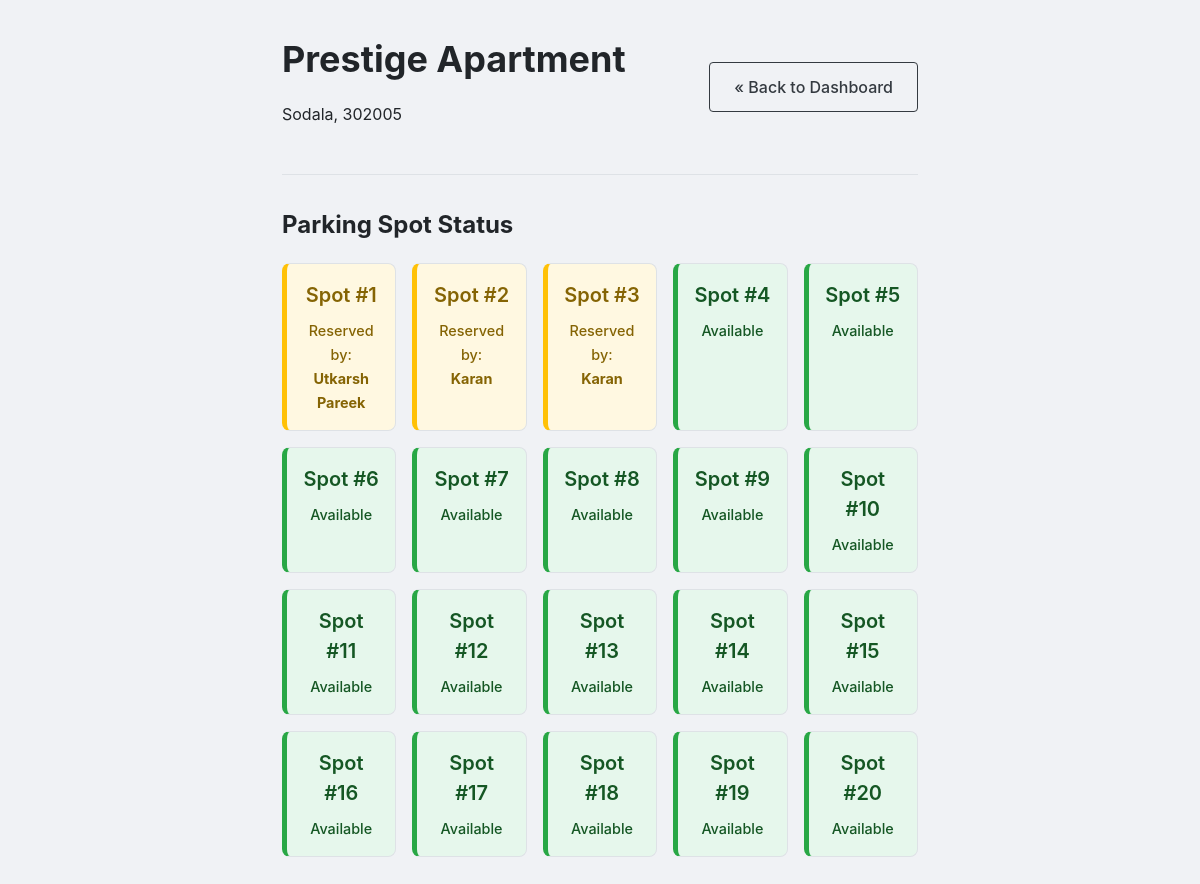
The page /admin/lot/1 (signed in) on the database as committed earlier.
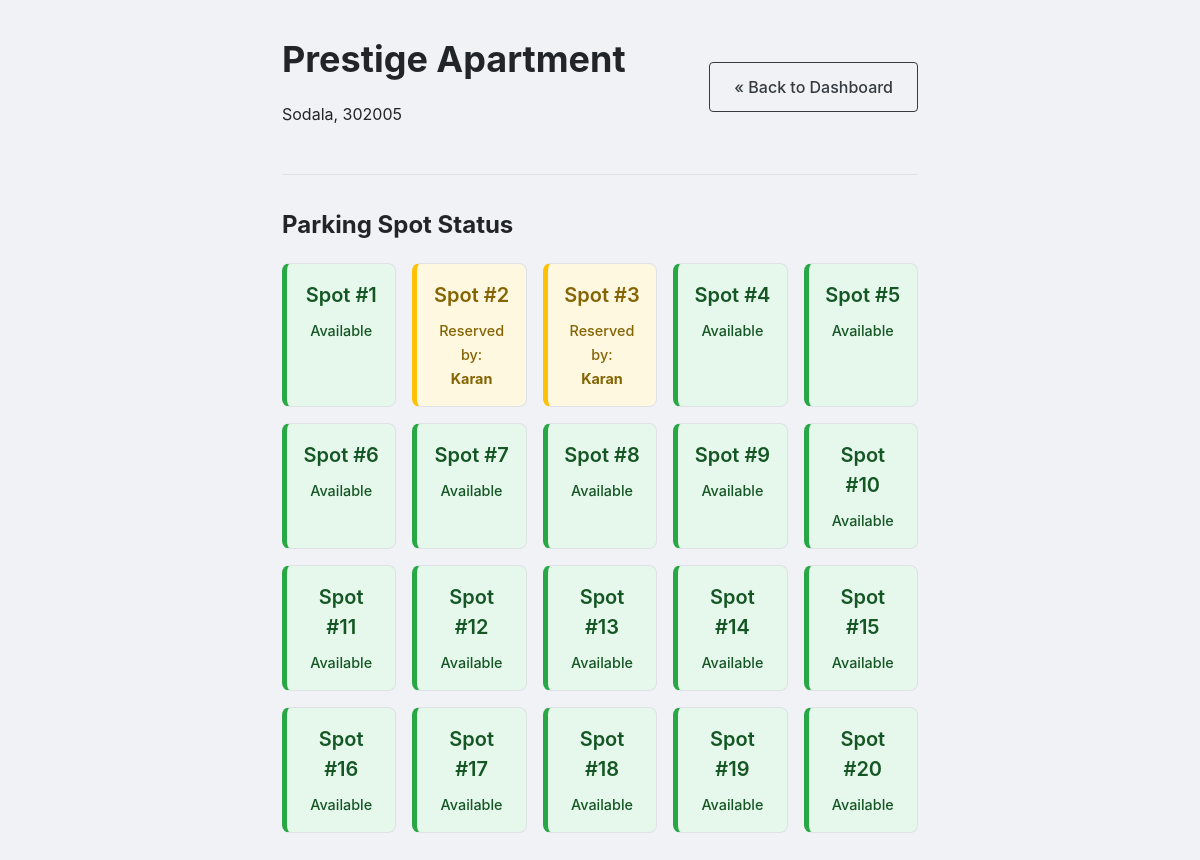
The same page on the database as committed later.
### models/database.py (models this page shows, shortened)
class ParkingSpot(db.Model):
    __tablename__ = 'parking_spot'
    id = db.Column(db.Integer, primary_key=True)
    lot_id = db.Column(db.Integer, db.ForeignKey('parking_lot.id'), nullable=False)
    spot_number = db.Column(db.Integer, nullable=False)
    status = db.Column(db.String(1), default='A', nullable=False) # 'A' for Available, 'O' for Occupied, 'R' for Reserved
    reservations = db.relationship('Reservation', backref='spot', lazy=True, cascade="all, delete-orphan")

class Reservation(db.Model):
    __tablename__ = 'reservation'
    id = db.Column(db.Integer, primary_key=True)
    spot_id = db.Column(db.Integer, db.ForeignKey('parking_spot.id'), nullable=False)
    user_id = db.Column(db.Integer, db.ForeignKey('user.id'), nullable=False)
    start_time = db.Column(db.DateTime, nullable=True)
    end_time = db.Column(db.DateTime, nullable=True)
    total_cost = db.Column(db.Float, nullable=True)

class User(db.Model):
    __tablename__ = 'user'
    id = db.Column(db.Integer, primary_key=True)
    email = db.Column(db.String(120), unique=True, nullable=False)
    full_name = db.Column(db.String(50), nullable=False)
    password_hash = db.Column(db.String(128), nullable=False)
    is_admin = db.Column(db.Boolean, default=False, nullable=False)
    address = db.Column(db.String(100), nullable=False)
    pincode = db.Column(db.String(10), nullable=False)
    reservations = db.relationship('Reservation', backref='spot', lazy=True, cascade="all, delete-orphan")
    reservations = db.relationship('Reservation', backref='user', lazy=True, cascade="all, delete-orphan")

### routes/admin_routes.py (the view)
@admin_bp.route('/admin/lot/<int:lot_id>')
def lot_details(lot_id):
    if not session.get('is_admin'):
        flash('You must be an admin to view this page.', 'danger')
        return redirect(url_for('auth.login'))
    lot = ParkingLot.query.options(
        joinedload(ParkingLot.spots).subqueryload(ParkingSpot.reservations)
    ).get(lot_id)
    if not lot:
        return "Lot not found", 404
    return render_template('admin/lot_details.html', lot=lot)

### templates/admin/lot_details.html
{% extends "layout.html" %}
{% block content %}
<div class="dashboard-container">
    <div class="dashboard-header">
        <div>
            <h1>{{ lot.name }}</h1>
            <p class="lot-meta">{{ lot.address }}, {{ lot.pincode }}</p>
        </div>
        <a href="{{ url_for('admin.admin_dashboard') }}" class="btn btn-outline">&laquo; Back to Dashboard</a>
    </div>
    <hr>
    <h2>Parking Spot Status</h2>
    <div class="spot-grid">
        {% for spot in lot.spots %}
        <div class="spot-card status-{{ spot.status }}">
            <span class="spot-number">Spot #{{ spot.spot_number }}</span>
            <span class="spot-status">
                {% if spot.status == 'A' %}
                    Available
                {% else %}
                    {% for res in spot.reservations %}
                        {% if res.end_time is none %}
                            {% if spot.status == 'R' %}
                                Reserved by: <br><strong>{{ res.user.full_name }}</strong>
                            {% elif spot.status == 'O' %}
                                Occupied by: <br><strong>{{ res.user.full_name }}</strong>
                            {% endif %}
                        {% endif %}
                    {% endfor %}
                {% endif %}
            </span>
        </div>
        {% endfor %}
    </div>
</div>
{% endblock %}

Rows that differ between the two databases and show on the page:
changed ParkingSpot (number 1 of 20 on the later page): loses Reservation (user.full_name "Utkarsh Pareek"); now shows "Available"
